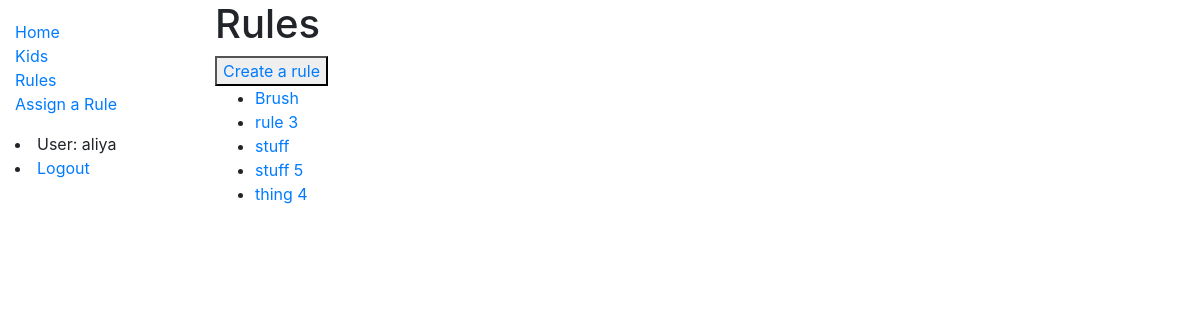
The app's page /chart/rules/ (signed in), older data.
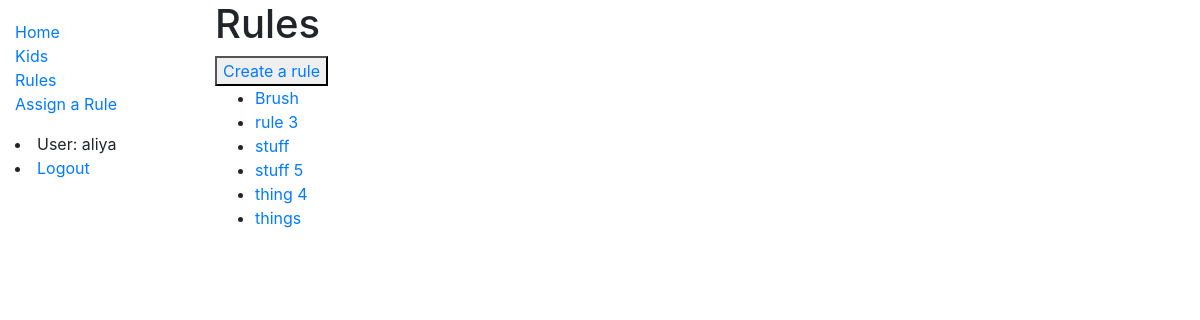
The same page, newer data.
### chart/models.py (models this page shows, shortened)
class Rule(models.Model):
    name = models.CharField(max_length=50, help_text='Enter rule', default=None)
    weight = models.IntegerField(default=0)
    description = models.TextField(max_length=250, help_text='Enter description of rule')
    class Meta:
        ordering = ['name']
    def get_absolute_url(self):
        return reverse('rule-detail', args=[str(self.id)])

### chart/views.py (the view)
# urls.py: path('rules/', views.RuleListView.as_view(), name='rules'),
class RuleListView(generic.ListView):
    model = Rule

### chart/templates/chart/rule_list.html
{% extends "base_generic.html" %}
{% block content %}
  <h1>Rules</h1>
  <button><a href="/chart/rule/create/">Create a rule</a></button>
  {% if rule_list %}
  <ul>
    {% for rule in rule_list %}
      <li>
        <a href="{{ rule.get_absolute_url }}">{{ rule.name }}</a>
      </li>
    {% endfor %}
  </ul>
  {% else %}
    <p>Add some rules to your database</p>
  {% endif %}
{% endblock %}

### chart/templates/base_generic.html (shortened to what this page needs)
<!DOCTYPE html>
<html lang="en">
<head>
  <link rel="stylesheet" href="https://stackpath.bootstrapcdn.com/bootstrap/4.1.3/css/bootstrap.min.css">
  {% load static %}
  <link rel="stylesheet" href="{% static 'css/styles.css' %}">
</head>
<body>
  <div class="container-fluid">
    <div class="row">
      <div class="col-sm-2">
      {% block sidebar %}
        <ul class="sidebar-nav">
          <li><a href="{% url 'index' %}">Home</a></li>
          <li><a href="{% url 'kids' %}">Kids</a></li>
          <li><a href="{% url 'rules' %}">Rules</a></li>
          <li><a href="{% url 'rule-instance-create' %}">Assign a Rule</a></li>
        </ul>
        {% if user.is_authenticated %}
     <li>User: {{ user.get_username }}</li>
     <li><a href="{% url 'logout'%}?next={{request.path}}">Logout</a></li>
   {% else %}
     <li><a href="{% url 'login'%}?next={{request.path}}">Login</a></li>
   {% endif %}
     {% endblock %}
      </div>
      <div class="col-sm-10 ">{% block content %}{% endblock %}</div>
    </div>
  </div>
</body>
</html>

### chart/static/css/styles.css (style rules this page uses)
.sidebar-nav { margin-top: 20px; padding: 0; list-style: none; }

Row changes from the older to the newer data that the page shows:
added Rule: name "things"
